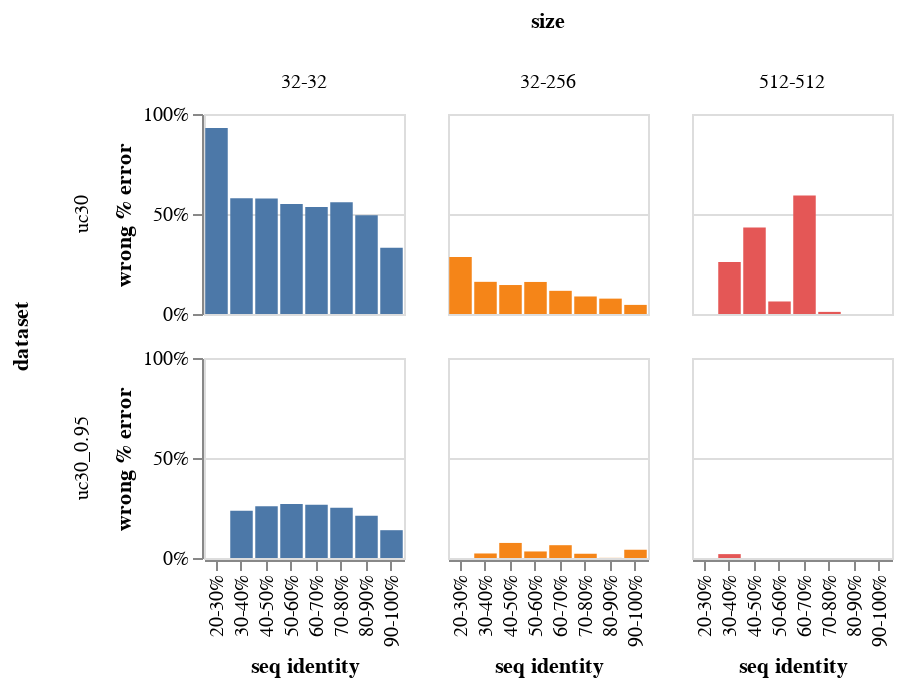

The cell this chart's notebook holds for it:
### Markdown cell above
Uniclust30 % Error

### Code cell
c = alt.Chart(data).mark_bar().encode(
    x = "seq identity",
    y = alt.Y("wrong % error", axis = alt.Axis(format = "%")),
    column = alt.Column("size", sort = ["32-32", "32-256", "512-512"]),
    row = "dataset",
    color = alt.Color("size", legend = None, sort = ["32-32", "32-256", "512-512"])
).properties(
    width = 100,
    height = 100
)
save(c, "uniclust30_percent_error.pdf")
c

### Figure 1 — Vega-Lite specification as saved in the notebook (floating-point values rounded to 4 significant figures)
{"config": {"view": {"continuousWidth": 400, "continuousHeight": 300}}, "data": {"name": "data-e63ed052b2663473c125f29798f767ee"}, "mark": "bar", "encoding": {"color": {"type": "nominal", "field": "size", "legend": null, "sort": ["32-32", "32-256", "512-512"]}, "column": {"type": "nominal", "field": "size", "sort": ["32-32", "32-256", "512-512"]}, "row": {"type": "nominal", "field": "dataset"}, "x": {"type": "nominal", "field": "seq identity"}, "y": {"type": "quantitative", "axis": {"format": "%"}, "field": "wrong % error"}}, "height": 100, "width": 100, "$schema": "https://vega.github.io/schema/vega-lite/v4.8.1.json", "datasets": {"data-e63ed052b2663473c125f29798f767ee": [{"dataset": "uc30_0.95", "size": "32-32", "seq identity": "0-10%", "count": 0, "wrong": 0, "wrong % error": null, "% wrong": null}, {"dataset": "uc30_0.95", "size": "32-32", "seq identity": "10-20%", "count": 0, "wrong": 0, "wrong % error": null, "% wrong": null}, {"dataset": "uc30_0.95", "size": "32-32", "seq identity": "20-30%", "count": 14, "wrong": 0, "wrong % error": null, "% wrong": 0.0}, {"dataset": "uc30_0.95", "size": "32-32", "seq identity": "30-40%", "count": 873, "wrong": 48, "wrong % error": 0.2364, "% wrong": 0.05498}, {"dataset": "uc30_0.95", "size": "32-32", "seq identity": "40-50%", "count": 1166, "wrong": 72, "wrong % error": 0.2589, "% wrong": 0.06175}, {"dataset": "uc30_0.95", "size": "32-32", "seq identity": "50-60%", "count": 951, "wrong": 38, "wrong % error": 0.2699, "% wrong": 0.03996}, {"dataset": "uc30_0.95", "size": "32-32", "seq identity": "60-70%", "count": 923, "wrong": 29, "wrong % error": 0.266, "% wrong": 0.03142}, {"dataset": "uc30_0.95", "size": "32-32", "seq identity": "70-80%", "count": 789, "wrong": 21, "wrong % error": 0.2508, "% wrong": 0.02662}, {"dataset": "uc30_0.95", "size": "32-32", "seq identity": "80-90%", "count": 747, "wrong": 10, "wrong % error": 0.2109, "% wrong": 0.01339}, {"dataset": "uc30_0.95", "size": "32-32", "seq identity": "90-100%", "count": 1537, "wrong": 20, "wrong % error": 0.139, "% wrong": 0.01301}, {"dataset": "uc30_0.95", "size": "32-256", "seq identity": "0-10%", "count": 0, "wrong": 0, "wrong % error": null, "% wrong": null}, {"dataset": "uc30_0.95", "size": "32-256", "seq identity": "10-20%", "count": 0, "wrong": 0, "wrong % error": null, "% wrong": null}, {"dataset": "uc30_0.95", "size": "32-256", "seq identity": "20-30%", "count": 14, "wrong": 0, "wrong % error": null, "% wrong": 0.0}, {"dataset": "uc30_0.95", "size": "32-256", "seq identity": "30-40%", "count": 873, "wrong": 6, "wrong % error": 0.02263, "% wrong": 0.006873}, {"dataset": "uc30_0.95", "size": "32-256", "seq identity": "40-50%", "count": 1166, "wrong": 8, "wrong % error": 0.07535, "% wrong": 0.006861}, {"dataset": "uc30_0.95", "size": "32-256", "seq identity": "50-60%", "count": 951, "wrong": 4, "wrong % error": 0.03272, "% wrong": 0.004206}, {"dataset": "uc30_0.95", "size": "32-256", "seq identity": "60-70%", "count": 923, "wrong": 4, "wrong % error": 0.06402, "% wrong": 0.004334}, {"dataset": "uc30_0.95", "size": "32-256", "seq identity": "70-80%", "count": 789, "wrong": 5, "wrong % error": 0.02126, "% wrong": 0.006337}, {"dataset": "uc30_0.95", "size": "32-256", "seq identity": "80-90%", "count": 747, "wrong": 1, "wrong % error": 0.0006338, "% wrong": 0.001339}, {"dataset": "uc30_0.95", "size": "32-256", "seq identity": "90-100%", "count": 1537, "wrong": 6, "wrong % error": 0.04126, "% wrong": 0.003904}, {"dataset": "uc30_0.95", "size": "512-512", "seq identity": "0-10%", "count": 0, "wrong": 0, "wrong % error": null, "% wrong": null}, {"dataset": "uc30_0.95", "size": "512-512", "seq identity": "10-20%", "count": 0, "wrong": 0, "wrong % error": null, "% wrong": null}, {"dataset": "uc30_0.95", "size": "512-512", "seq identity": "20-30%", "count": 14, "wrong": 0, "wrong % error": null, "% wrong": 0.0}, {"dataset": "uc30_0.95", "size": "512-512", "seq identity": "30-40%", "count": 873, "wrong": 1, "wrong % error": 0.0194, "% wrong": 0.001145}, {"dataset": "uc30_0.95", "size": "512-512", "seq identity": "40-50%", "count": 1166, "wrong": 0, "wrong % error": null, "% wrong": 0.0}, {"dataset": "uc30_0.95", "size": "512-512", "seq identity": "50-60%", "count": 951, "wrong": 0, "wrong % error": null, "% wrong": 0.0}, {"dataset": "uc30_0.95", "size": "512-512", "seq identity": "60-70%", "count": 923, "wrong": 0, "wrong % error": null, "% wrong": 0.0}, {"dataset": "uc30_0.95", "size": "512-512", "seq identity": "70-80%", "count": 789, "wrong": 0, "wrong % error": null, "% wrong": 0.0}, {"dataset": "uc30_0.95", "size": "512-512", "seq identity": "80-90%", "count": 747, "wrong": 0, "wrong % error": null, "% wrong": 0.0}, {"dataset": "uc30_0.95", "size": "512-512", "seq identity": "90-100%", "count": 1537, "wrong": 0, "wrong % error": null, "% wrong": 0.0}, {"dataset": "uc30", "size": "32-32", "seq identity": "0-10%", "count": 0, "wrong": 0, "wrong % error": null, "% wrong": null}, {"dataset": "uc30", "size": "32-32", "seq identity": "10-20%", "count": 0, "wrong": 0, "wrong % error": null, "% wrong": null}, {"dataset": "uc30", "size": "32-32", "seq identity": "20-30%", "count": 192, "wrong": 82, "wrong % error": 0.9296, "% wrong": 0.4271}, {"dataset": "uc30", "size": "32-32", "seq identity": "30-40%", "count": 1170, "wrong": 292, "wrong % error": 0.5784, "% wrong": 0.2496}, {"dataset": "uc30", "size": "32-32", "seq identity": "40-50%", "count": 1182, "wrong": 277, "wrong % error": 0.5775, "% wrong": 0.2343}, {"dataset": "uc30", "size": "32-32", "seq identity": "50-60%", "count": 1160, "wrong": 231, "wrong % error": 0.5505, "% wrong": 0.1991}, {"dataset": "uc30", "size": "32-32", "seq identity": "60-70%", "count": 1044, "wrong": 198, "wrong % error": 0.5351, "% wrong": 0.1897}, {"dataset": "uc30", "size": "32-32", "seq identity": "70-80%", "count": 847, "wrong": 106, "wrong % error": 0.5582, "% wrong": 0.1251}, {"dataset": "uc30", "size": "32-32", "seq identity": "80-90%", "count": 694, "wrong": 89, "wrong % error": 0.4932, "% wrong": 0.1282}, {"dataset": "uc30", "size": "32-32", "seq identity": "90-100%", "count": 711, "wrong": 19, "wrong % error": 0.3312, "% wrong": 0.02672}, {"dataset": "uc30", "size": "32-256", "seq identity": "0-10%", "count": 0, "wrong": 0, "wrong % error": null, "% wrong": null}, {"dataset": "uc30", "size": "32-256", "seq identity": "10-20%", "count": 0, "wrong": 0, "wrong % error": null, "% wrong": null}, {"dataset": "uc30", "size": "32-256", "seq identity": "20-30%", "count": 192, "wrong": 10, "wrong % error": 0.285, "% wrong": 0.05208}, {"dataset": "uc30", "size": "32-256", "seq identity": "30-40%", "count": 1170, "wrong": 34, "wrong % error": 0.1609, "% wrong": 0.02906}, {"dataset": "uc30", "size": "32-256", "seq identity": "40-50%", "count": 1182, "wrong": 33, "wrong % error": 0.1449, "% wrong": 0.02792}, {"dataset": "uc30", "size": "32-256", "seq identity": "50-60%", "count": 1160, "wrong": 33, "wrong % error": 0.1602, "% wrong": 0.02845}, {"dataset": "uc30", "size": "32-256", "seq identity": "60-70%", "count": 1044, "wrong": 31, "wrong % error": 0.1159, "% wrong": 0.02969}, {"dataset": "uc30", "size": "32-256", "seq identity": "70-80%", "count": 847, "wrong": 13, "wrong % error": 0.08762, "% wrong": 0.01535}, {"dataset": "uc30", "size": "32-256", "seq identity": "80-90%", "count": 694, "wrong": 20, "wrong % error": 0.07686, "% wrong": 0.02882}, {"dataset": "uc30", "size": "32-256", "seq identity": "90-100%", "count": 711, "wrong": 8, "wrong % error": 0.04555, "% wrong": 0.01125}, {"dataset": "uc30", "size": "512-512", "seq identity": "0-10%", "count": 0, "wrong": 0, "wrong % error": null, "% wrong": null}, {"dataset": "uc30", "size": "512-512", "seq identity": "10-20%", "count": 0, "wrong": 0, "wrong % error": null, "% wrong": null}, {"dataset": "uc30", "size": "512-512", "seq identity": "20-30%", "count": 192, "wrong": 0, "wrong % error": null, "% wrong": 0.0}, {"dataset": "uc30", "size": "512-512", "seq identity": "30-40%", "count": 1170, "wrong": 3, "wrong % error": 0.2599, "% wrong": 0.002564}, {"dataset": "uc30", "size": "512-512", "seq identity": "40-50%", "count": 1182, "wrong": 1, "wrong % error": 0.4331, "% wrong": 0.000846}, {"dataset": "uc30", "size": "512-512", "seq identity": "50-60%", "count": 1160, "wrong": 1, "wrong % error": 0.06262, "% wrong": 0.0008621}, {"dataset": "uc30", "size": "512-512", "seq identity": "60-70%", "count": 1044, "wrong": 1, "wrong % error": 0.593, "% wrong": 0.0009579}, {"dataset": "uc30", "size": "512-512", "seq identity": "70-80%", "count": 847, "wrong": 1, "wrong % error": 0.01056, "% wrong": 0.001181}, {"dataset": "uc30", "size": "512-512", "seq identity": "80-90%", "count": 694, "wrong": 0, "wrong % error": null, "% wrong": 0.0}, {"dataset": "uc30", "size": "512-512", "seq identity": "90-100%", "count": 711, "wrong": 0, "wrong % error": null, "% wrong": 0.0}]}}
